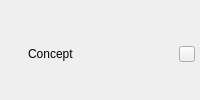
      <widget class="QWidget" name="verticalWidget_titlebar_concept" native="true">
       <layout class="QVBoxLayout" name="verticalLayout_19">
        <property name="spacing">
         <number>0</number>
        </property>
        <property name="leftMargin">
         <number>8</number>
        </property>
        <property name="topMargin">
         <number>8</number>
        </property>
        <property name="rightMargin">
         <number>5</number>
        </property>
        <property name="bottomMargin">
         <number>0</number>
        </property>
        <item>
         <widget class="QWidget" name="horizontalWidget_titlebar_concept" native="true">
          <layout class="QHBoxLayout" name="horizontalLayout_titlebar_concept_5">
           <property name="spacing">
            <number>4</number>
           </property>
           <property name="leftMargin">
            <number>0</number>
           </property>
           <property name="topMargin">
            <number>0</number>
           </property>
           <property name="rightMargin">
            <number>0</number>
           </property>
           <property name="bottomMargin">
            <number>0</number>
           </property>
           <item>
            <widget class="MyDockTitleLabel" name="label_concept_icon">
             <property name="sizePolicy">
              <sizepolicy hsizetype="Fixed" vsizetype="Fixed">
               <horstretch>0</horstretch>
               <verstretch>0</verstretch>
              </sizepolicy>
             </property>
             <property name="maximumSize">
              <size>
               <width>16</width>
               <height>16</height>
              </size>
             </property>
             <property name="text">
              <string/>
             </property>
             <property name="pixmap">
              <pixmap resource="resource.qrc">:/icon/hash.svg</pixmap>
             </property>
             <property name="scaledContents">
              <bool>true</bool>
             </property>
            </widget>
           </item>
           <item>
            <widget class="QLabel" name="label_titlebar_concept">
             <property name="text">
              <string>Concept</string>
             </property>
            </widget>
           </item>
           <item>
            <widget class="QPushButton" name="pushButton_concept_close">
             <property name="sizePolicy">
              <sizepolicy hsizetype="Maximum" vsizetype="Preferred">
               <horstretch>0</horstretch>
               <verstretch>0</verstretch>
              </sizepolicy>
             </property>
             <property name="minimumSize">
              <size>
               <width>16</width>
               <height>16</height>
              </size>
             </property>
             <property name="maximumSize">
              <size>
               <width>16</width>
               <height>16</height>
              </size>
             </property>
             <property name="styleSheet">
              <string notr="true"/>
             </property>
             <property name="text">
              <string/>
             </property>
             <property name="icon">
              <iconset resource="resource.qrc">
               <normaloff>:/icon/x-circle.svg</normaloff>:/icon/x-circle.svg</iconset>
             </property>
             <property name="iconSize">
              <size>
               <width>16</width>
               <height>16</height>
              </size>
             </property>
             <property name="flat">
              <bool>false</bool>
             </property>
            </widget>
           </item>
          </layout>
         </widget>
        </item>
       </layout>
      </widget>
